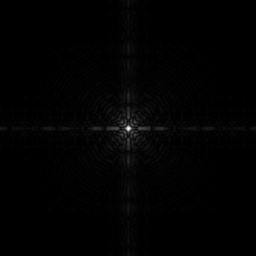
#> input picture CH03/input/Fig0305(a)(DFT_no_log).tif, 256 x 256 px
$ python log-transform.py
#> lines starting #> are read from the running program, lines starting #| are printed output that depends on the picture
import skimage
from skimage import io, filters, color
import matplotlib.pyplot as plt
import numpy as np


FILE_NAME = "Fig0305(a)(DFT_no_log).tif"
INPUT_FILE = "input/"+FILE_NAME
OUTPUT_FILE = "output/"+FILE_NAME[:-3]+".png"

img = io.imread(INPUT_FILE)
#> img is the input picture: shape (256, 256); min 0, max 255, mean 2.1
#img = skimage.img_as_float(img)

c = 1.0
img_log = c * np.log(1.0+img)
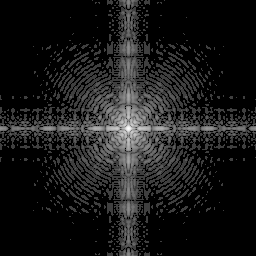
#> img_log: shape (256, 256) float64; min 0, max 5.55, mean 0.56; drawn with min black and max white
img_log /= np.max(img_log)

plt.figure(1)
plt.subplot(121)
plt.imshow(img, cmap="gray")
plt.subplot(122)
plt.imshow(img_log, cmap="gray")
plt.show()
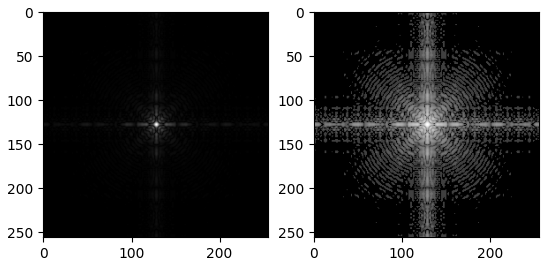
#> figure drawn by matplotlib, 2 panels

io.imsave(OUTPUT_FILE,img_log)
